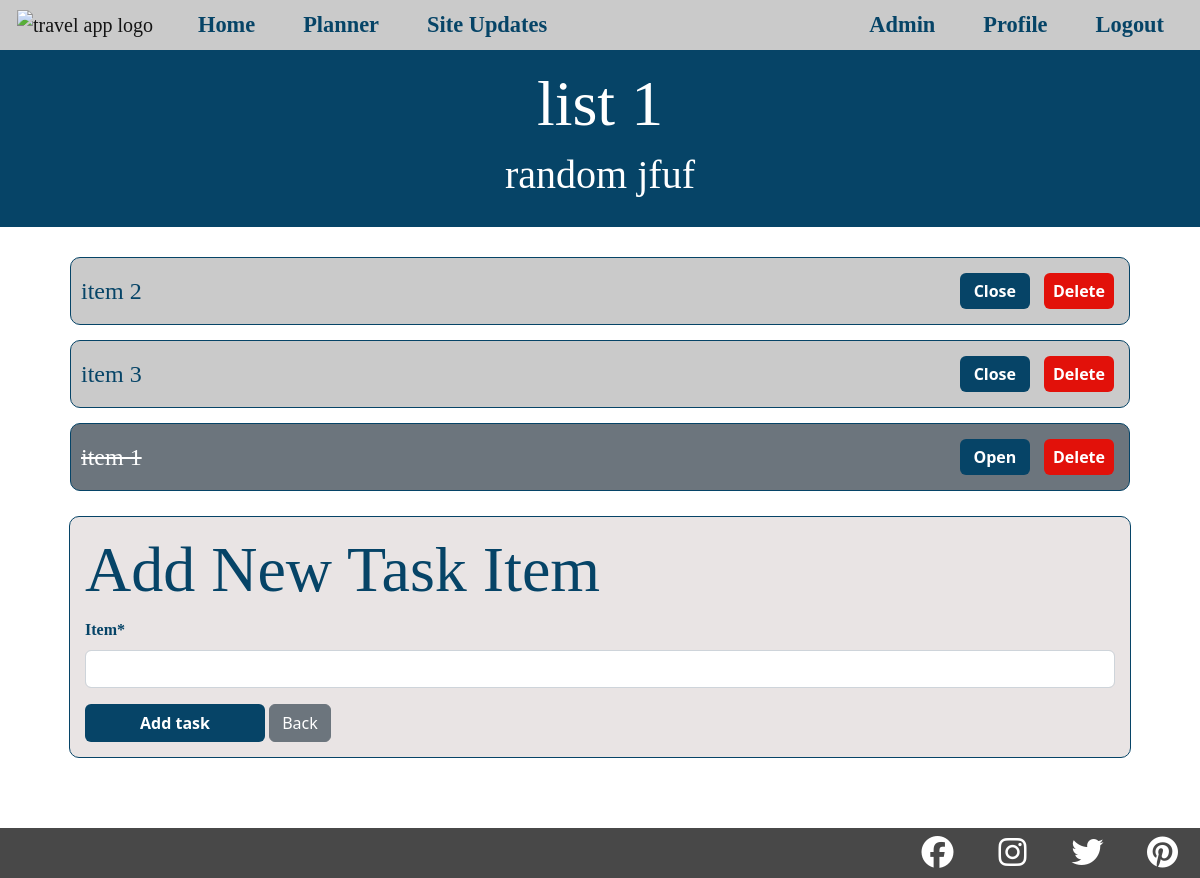
Before: /to_do/to_do_items/71 (signed in) with the older database file.
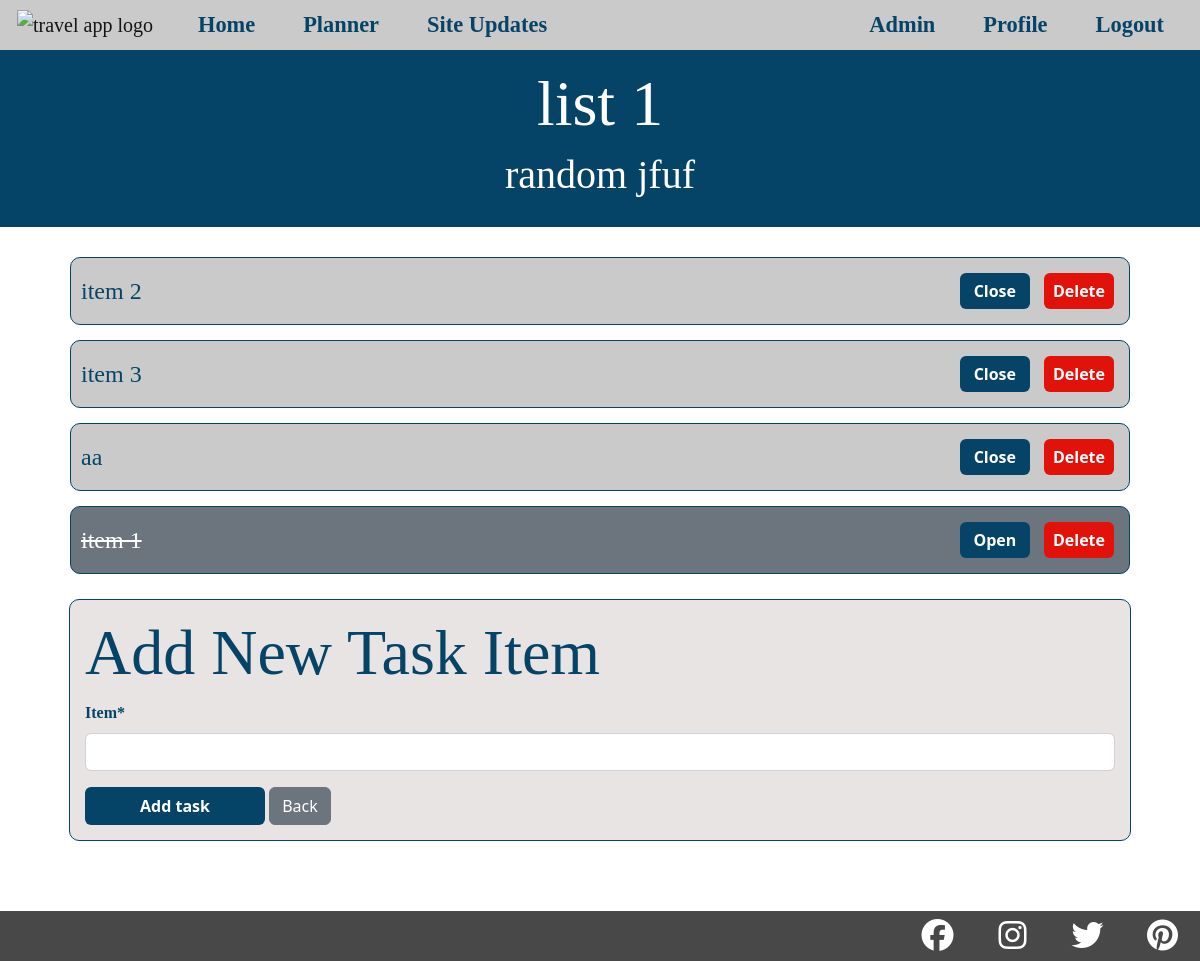
After: the same page with the newer database file.
### to_do_list/models.py (models this page shows)
class ToDoItem(models.Model):
    list = models.ForeignKey(ToDoList, on_delete=models.CASCADE)
    item = models.CharField(max_length=200)
    complete = models.BooleanField(default=False)
    created = models.DateTimeField(auto_now_add=True)
    def __str__(self):
        return self.item
    class Meta:
        ordering = ['complete']

### to_do_list/views.py (the view, shortened to what this page needs)
# urls.py: path('to_do_items/<int:pk>', ToDoItemsView.as_view(), name="to-do-items"), #pass ToDoList pk
class ToDoItemsView(LoginRequiredMixin, View):
    login_url = '/login/required'
    redirect_field_name = 'redirect_to'
    template_name = 'to_do_list/to_do_items.html'
    def get(self, request, pk):
        to_do_list = get_object_or_404(ToDoList, pk=pk)
        items = ToDoItem.objects.filter(list=to_do_list)
        add_item_form = ToDoItemForm()
        context = {
            'to_do_list': to_do_list,
            'items': items,
            'add_item_form': add_item_form,
            "tab_title": "Task Items"
            }
        return render(request, self.template_name, context)

### to_do_list/forms.py
class ToDoItemForm(forms.ModelForm):
    class Meta:
        model = ToDoItem
        fields = ['item']

### to_do_list/templates/to_do_list/to_do_items.html (shortened to what this page needs)
{% extends "base.html" %}
{% load static %}
{% load crispy_forms_tags %}
{% block additional_styles %}
    <link rel="stylesheet" href="{% static 'css/white-bg.css' %}">
{% endblock additional_styles %}
{% block content %}
    <div class="to-do-item-header">
        <h1>{{ to_do_list.title }}</h1>
        <h4>{{ to_do_list.description }}</h4>
    </div>
    <div class="tasks-container">
        {% if items %}
            <div class="task-container">
                {% for item in items %}
                        {% if item.complete %}
                        <div class="task-list-row-closed">
                            <div class="task-description"><p><s>{{ item }}</s></p></div>
                            <div class="ms-lg-auto">
                                <a class="to-do-list-buttons to-do-list-edit btn" href="{% url 'complete-item' item.pk %}" aria-label="opens task item">Open</a>
                                <a class="to-do-list-buttons to-do-list-delete btn" href="{% url 'delete-item' item.pk %}" aria-label="deletes task item">Delete</a>
                            </div>
                        </div>
                        {% else %}
                        <div class="task-list-row-open">
                            <div class="task-description"><p>{{ item }}</p></div>
                                <div class="ms-lg-auto">
                                    <a class="to-do-list-buttons to-do-list-edit btn" href="{% url 'complete-item' item.pk %}" aria-label="closes task item">Close</a>
                                    <a class="to-do-list-buttons to-do-list-delete btn" href="{% url 'delete-item' item.pk %}" aria-label="deletes task item">Delete</a>
                                </div>
                        </div>
                        {% endif %}
                {% endfor %}
            </div>
        {% else %}
            <h3 class="text-center">Currently you have no 'Tasks' in your 'To-Do List'!</h3>
        {% endif %}
    </div>
    <div class="to-do-item-form-container">
        <div class="to-do-item-form">
            <h1>Add New Task Item</h1>
            <div class="content-section">
                <form method="POST">
                    <fieldset class="form-group">
                        {{ add_item_form|crispy }}
                    </fieldset>
                    <div class="form-group">
                        <button class="btn" type="submit">Add task</button>
                        <a class="btn btn-secondary" href="{% url 'country' to_do_list.country.pk %}#to_do_list_location" aria-label="link back to country info page">Back</a>
                    </div>
                </form>
            </div>
        </div>
    </div>
{% endblock content %}

Changed rows visible on the page:
added ToDoItem: item "aa"
